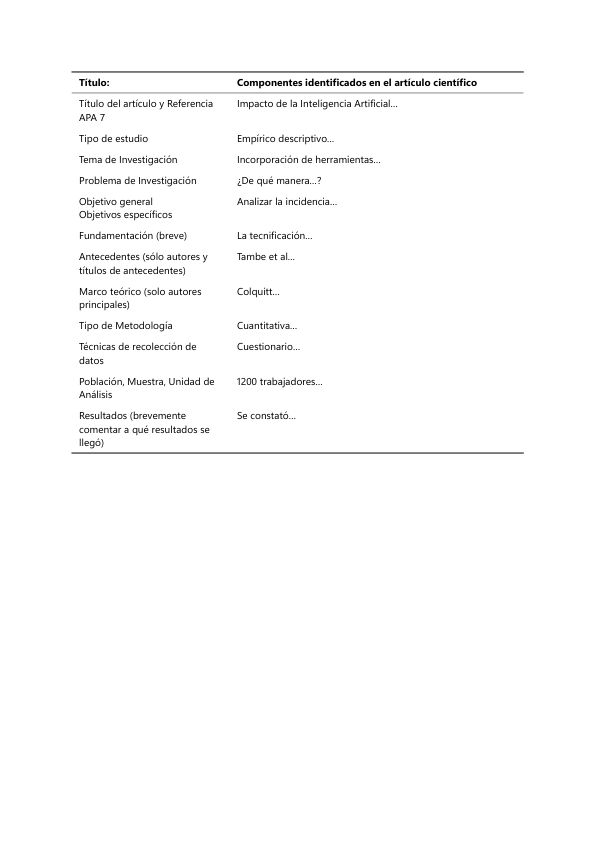

The script that saved this image:
import subprocess
from pathlib import Path
import pymupdf

test_typ = """
#set page(paper: "a4", margin: 2.54cm)
#set text(font: "Segoe UI", size: 10pt)

#set table(
  stroke: (x, y) => if y == 0 { (top: 1pt + black, bottom: 0.5pt + black) } else if y == 12 { (bottom: 1pt + black) } else { none },
  inset: 7pt
)
#show table.cell.where(y: 0): set text(weight: "bold")

#table(
  columns: (35%, 65%),
  [Título:], [Componentes identificados en el artículo científico],
  [Título del artículo y Referencia APA 7], [Impacto de la Inteligencia Artificial...],
  [Tipo de estudio], [Empírico descriptivo...],
  [Tema de Investigación], [Incorporación de herramientas...],
  [Problema de Investigación], [¿De qué manera...?],
  [Objetivo general \ Objetivos específicos], [Analizar la incidencia...],
  [Fundamentación (breve)], [La tecnificación...],
  [Antecedentes (sólo autores y títulos de antecedentes)], [Tambe et al...],
  [Marco teórico (solo autores principales)], [Colquitt...],
  [Tipo de Metodología], [Cuantitativa...],
  [Técnicas de recolección de datos], [Cuestionario...],
  [Población, Muestra, Unidad de Análisis], [1200 trabajadores...],
  [Resultados (brevemente comentar a qué resultados se llegó)], [Se constató...]
)
"""

Path("pruebas/test_table.typ").write_text(test_typ, encoding="utf-8")
subprocess.run(["quarto", "typst", "compile", "pruebas/test_table.typ", "pruebas/test_table.pdf"], check=True)

doc = pymupdf.open("pruebas/test_table.pdf")
print("Total pages:", len(doc))
print("Page 0 text:\n", doc[0].get_text()[:400])
pix = doc[0].get_pixmap()
pix.save("pruebas/test_table.png")
print("Saved test_table.png successfully.")
